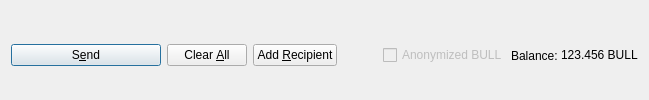
         <widget class="QFrame" name="frame_Send">
          <layout class="QHBoxLayout" name="horizontalLayout">
           <property name="bottomMargin">
            <number>0</number>
           </property>
           <item>
            <widget class="QPushButton" name="sendButton">
             <property name="minimumSize">
              <size>
               <width>150</width>
               <height>0</height>
              </size>
             </property>
             <property name="toolTip">
              <string>Confirm the send action</string>
             </property>
             <property name="text">
              <string>S&amp;end</string>
             </property>
             <property name="icon">
              <iconset resource="../bulldog.qrc">
               <normaloff>:/icons/send</normaloff>:/icons/send</iconset>
             </property>
             <property name="autoDefault">
              <bool>false</bool>
             </property>
             <property name="default">
              <bool>true</bool>
             </property>
            </widget>
           </item>
           <item>
            <widget class="QPushButton" name="clearButton">
             <property name="sizePolicy">
              <sizepolicy hsizetype="Minimum" vsizetype="Fixed">
               <horstretch>0</horstretch>
               <verstretch>0</verstretch>
              </sizepolicy>
             </property>
             <property name="toolTip">
              <string>Clear all fields of the form.</string>
             </property>
             <property name="text">
              <string>Clear &amp;All</string>
             </property>
             <property name="icon">
              <iconset resource="../bulldog.qrc">
               <normaloff>:/icons/remove</normaloff>:/icons/remove</iconset>
             </property>
             <property name="autoDefault">
              <bool>false</bool>
             </property>
            </widget>
           </item>
           <item>
            <widget class="QPushButton" name="addButton">
             <property name="toolTip">
              <string>Send to multiple recipients at once</string>
             </property>
             <property name="text">
              <string>Add &amp;Recipient</string>
             </property>
             <property name="icon">
              <iconset resource="../bulldog.qrc">
               <normaloff>:/icons/add</normaloff>:/icons/add</iconset>
             </property>
             <property name="autoDefault">
              <bool>false</bool>
             </property>
            </widget>
           </item>
           <item>
            <spacer name="horizontalSpacer">
             <property name="orientation">
              <enum>Qt::Horizontal</enum>
             </property>
             <property name="sizeHint" stdset="0">
              <size>
               <width>40</width>
               <height>20</height>
              </size>
             </property>
            </spacer>
           </item>
           <item>
            <layout class="QHBoxLayout" name="horizontalLayout_2">
             <property name="spacing">
              <number>3</number>
             </property>
             <item>
              <widget class="QCheckBox" name="checkzbull">
               <property name="enabled">
                <bool>false</bool>
               </property>
               <property name="text">
                <string>Anonymized BULL</string>
               </property>
              </widget>
             </item>
             <item>
              <widget class="QLabel" name="label">
               <property name="text">
                <string>Balance:</string>
               </property>
              </widget>
             </item>
             <item>
              <widget class="QLabel" name="labelBalance">
               <property name="sizePolicy">
                <sizepolicy hsizetype="Preferred" vsizetype="Fixed">
                 <horstretch>0</horstretch>
                 <verstretch>0</verstretch>
                </sizepolicy>
               </property>
               <property name="cursor">
                <cursorShape>IBeamCursor</cursorShape>
               </property>
               <property name="text">
                <string notr="true">123.456 BULL</string>
               </property>
               <property name="textInteractionFlags">
                <set>Qt::LinksAccessibleByMouse|Qt::TextSelectableByKeyboard|Qt::TextSelectableByMouse</set>
               </property>
              </widget>
             </item>
            </layout>
           </item>
          </layout>
         </widget>
